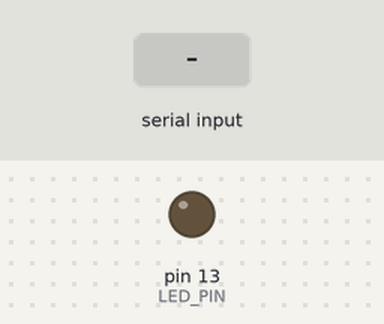
Simulated run of this sketch. Board: Arduino Uno, built with avr-gcc and run on an emulated ATmega328P. Parts: output pins drawn as LEDs (lit = HIGH). The inputs (shaded band) are chosen by the test bench.

Above: at 1.2 s.
1.3 s: "1" received over the second serial link
At 2.5 s:
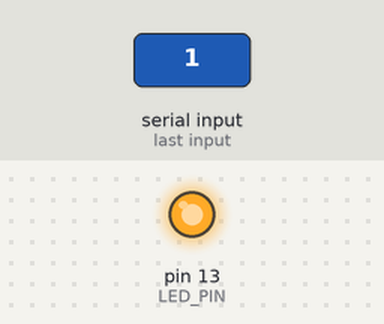
2.8 s: "0" received over the second serial link
At 3.8 s:
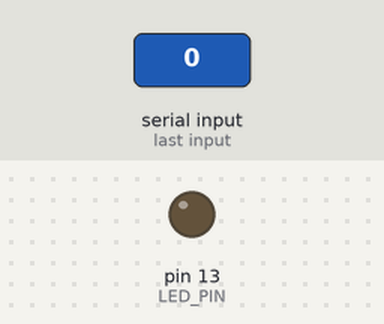
Timing chart, 0 to 5.8 s (numbered marks = the images above; inputs shaded):
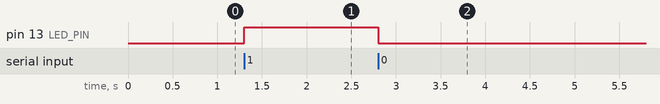

The sketch:

BlueToothTest.ino
```cpp
#include <SoftwareSerial.h>
// BT TX connected to digital 10
// BT RX connected to digital 11
SoftwareSerial BT(10, 11);

int LED_PIN = 13;

void setup()
{
  pinMode(LED_PIN, OUTPUT);
  BT.begin(9600);
  BT.println("Test Message From Arduino Uno");
}

char c; //data from other device
void loop()
{
  if(BT.available())
  {
    c=(BT.read());
    if(c=='0')
    {
      digitalWrite(13, LOW);
      BT.println("LED OFF");
    }else if(c=='1')
    {
      digitalWrite(13, HIGH);
      BT.println("LED ON");
    }
  }
}
```

Measured:
- after the input at 1.3 s, pin 13 (LED_PIN): LOW → HIGH at once
- after the input at 2.8 s, pin 13 (LED_PIN): HIGH → LOW at once
